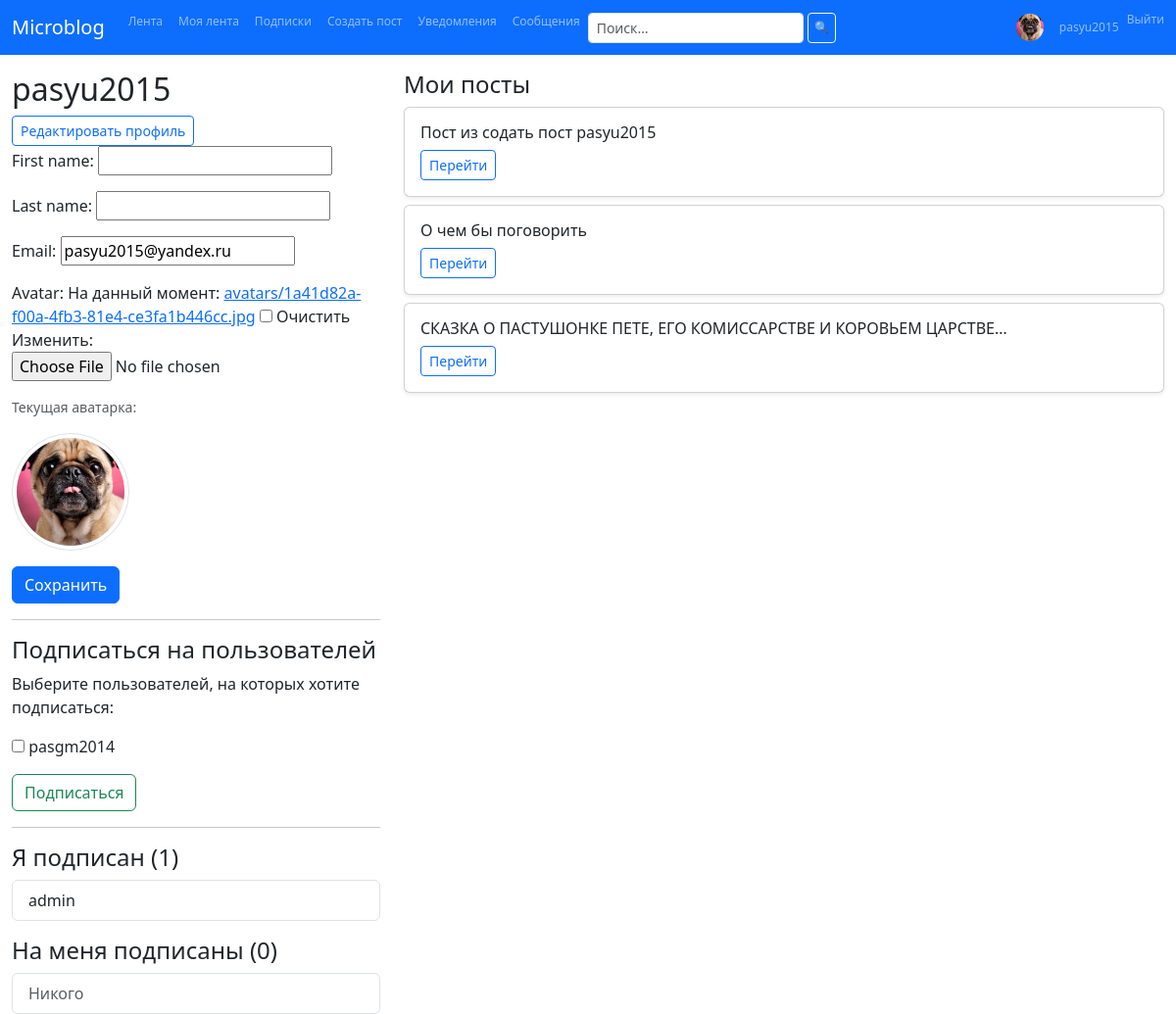
The app's page /users/profile/me/ (signed in) with its own data.
### apps/users/models.py (models this page shows)
class User(AbstractUser):
    email = models.EmailField(unique=True)
    avatar = models.ImageField(upload_to="avatars/", blank=True, null=True)
    date_from = models.DateField(null=True, blank=True, verbose_name='Показывать посты с даты')
    class Meta:
        verbose_name = "Пользователь"
        verbose_name_plural = "Пользователи"
    def __str__(self):# -> str:
        return self.username  # теперь с -> str:  в админке и лентах видно имя

### apps/subscriptions/models.py (models this page shows, shortened)
class Subscription(models.Model):
    user = models.ForeignKey(
        settings.AUTH_USER_MODEL,
        on_delete=models.CASCADE,
        related_name='following_set'
    )
    author = models.ForeignKey(
        settings.AUTH_USER_MODEL,
        on_delete=models.CASCADE,
        related_name='followers_set'
    )
    created_at = models.DateTimeField(auto_now_add=True)
    class Meta:
        constraints = [
            models.UniqueConstraint(fields=['user', 'author'], name='unique_subscription')
        ]

### apps/blog/models.py (models this page shows, shortened)
class Post(models.Model):
    author = models.ForeignKey(settings.AUTH_USER_MODEL, on_delete=models.CASCADE, related_name="posts")
    title = models.CharField(max_length=200)
    description = models.TextField(max_length=500, blank=True)
    image = models.ImageField(upload_to="posts/", blank=True, null=True)
    text = models.TextField()
    created_at = models.DateTimeField(default=timezone.now)
    class Meta:
        ordering = ["-created_at"]

### apps/users/views.py (the view, shortened to what this page needs)
# urls.py: path('profile/me/', views.ProfileDetailView.as_view(), name='my_profile'),
class ProfileDetailView(LoginRequiredMixin, UpdateView):
    model = User
    template_name = 'users/profile_detail.html'
    fields = ('first_name', 'last_name', 'email', 'avatar')
    success_url = reverse_lazy('users:my_profile')
    def get_object(self):
        return self.request.user
    def get_context_data(self, **kwargs):
        ctx = super().get_context_data(**kwargs)
        ctx['following'] = self.object.following_set.select_related('author')
        ctx['followers']  = self.object.followers_set.select_related('user')
        ctx['follow_form'] = FollowForm(user=self.object)
        return ctx

### apps/subscriptions/forms.py
class FollowForm(forms.Form):
    authors = forms.ModelMultipleChoiceField(
        queryset=User.objects.none(),
        widget=forms.CheckboxSelectMultiple,
        required=False,
        label='Выберите пользователей, на которых хотите подписаться:'
    )
    def __init__(self, *args, user=None, **kwargs):
        super().__init__(*args, **kwargs)
        if user:
            self.fields['authors'].queryset = (
                User.objects
                    .exclude(pk=user.pk)
                    .exclude(pk__in=user.following_set.values('author'))
            )

### apps/users/templates/users/profile_detail.html (shortened to what this page needs)
{% extends 'base.html' %}
{% block content %}
<div class="row">
  <div class="col-md-4">
    <h2>{{ user.username }}</h2>
    <a class="btn btn-outline-primary btn-sm" href="{% url 'users:profile_update' %}">
      Редактировать профиль
    </a>
    <form method="post" enctype="multipart/form-data">
      {{ form.as_p }}
      {% if user.avatar %}
        <div class="mb-3">
          <p class="small text-muted">Текущая аватарка:</p>
          <img src="{{ user.avatar.url }}" alt="Аватар" class="rounded-circle img-thumbnail"
              style="width: 120px; height: 120px; object-fit: cover;">
        </div>
      {% endif %}
      <button class="btn btn-primary">Сохранить</button>
    </form>
    <hr>
    <h4>Подписаться на пользователей</h4>
    <form method="post">
      {{ follow_form.as_p }}
      <button class="btn btn-outline-success">Подписаться</button>
    </form>
    <hr>
    <h4>Я подписан ({{ following.count }})</h4>
    <ul class="list-group">
      {% for sub in following %}
        <li class="list-group-item">{{ sub.author.username }}</li>
      {% empty %}
        <li class="list-group-item text-muted">Никого</li>
      {% endfor %}
    </ul>
    <h4 class="mt-3">На меня подписаны ({{ followers.count }})</h4>
    <ul class="list-group">
      {% for sub in followers %}
        <li class="list-group-item">{{ sub.user.username }}</li>
      {% empty %}
        <li class="list-group-item text-muted">Никого</li>
      {% endfor %}
    </ul>
  </div>
  <div class="col-md-8">
    <h4>Мои посты</h4>
    {% for post in user.posts.all %}
      <div class="card mb-2">
        <div class="card-body">
          <h6 class="card-title">{{ post.title }}</h6>
          <a class="btn btn-sm btn-outline-primary" href="{% url 'blog:post_detail' post.pk %}">Перейти</a>
        </div>
      </div>
    {% empty %}
      <p>Постов пока нет.</p>
    {% endfor %}
  </div>
</div>
{% endblock %}

### templates/nav.html (shortened to what this page needs)
<nav class="navbar navbar-expand navbar-dark bg-primary">
  <div class="container-fluid">
    <div class="d-flex align-items-center w-100">
      <a class="navbar-brand" href="{% url 'blog:feed' %}">Microblog</a>
      <ul class="navbar-nav">
        <li class="nav-item">
          <a class="nav-link" href="{% url 'blog:feed' %}">Лента</a>
        </li>
        {% if user.is_authenticated %}
          <li class="nav-item">
            <a class="nav-link" href="{% url 'blog:my_feed' %}">Моя лента</a>
          </li>
          <li class="nav-item">
            <a class="nav-link" href="{% url 'subscriptions:feed' %}">Подписки</a>
          </li>
          <li class="nav-item">
            <a class="nav-link" href="{% url 'blog:create_post' %}">Создать пост</a>
          </li>
          <li class="nav-item">
            <a class="nav-link" href="{% url 'notifications:list' %}">
              Уведомления
            </a>
          </li>
          <li class="nav-item">
            <a class="nav-link" href="{% url 'messaging:dialogs' %}">Сообщения</a>
          </li>
          <form class="d-flex" method="get" action="{% url 'search:index' %}">
            <input class="form-control form-control-sm me-1" type="search" name="q" placeholder="Поиск…">
            <button class="btn btn-sm btn-outline-light">🔍</button>
          </form>
        {% endif %}
      </ul>
      <ul class="navbar-nav ms-auto">
        {% if user.is_authenticated %}
          <li class="nav-item d-flex align-items-center">
            {% if user.avatar %}
              <img src="{{ user.avatar.url }}" alt="{{ user.username }}" class="rounded-circle me-2"
                  style="width: 28px; height: 28px; object-fit: cover;">
            {% endif %}
            <a class="nav-link" href="{% url 'users:profile' pk=user.pk }}">{{ user.username }}</a>
          </li>
          <li class="nav-item">
            <form method="post" action="{% url 'logout' %}" class="d-inline">
              <button type="submit" class="btn btn-link nav-link p-0 m-0 align-baseline border-0 bg-transparent">Выйти</button>
            </form>
          </li>
        {% endif %}
      </ul>
    </div>
  </div>
</nav>

### static/css/custom.css (style rules this page uses)
:root { --bs-body-bg: #f8f9fa; --bs-border-radius: .5rem; }
body { font-family: system-ui, sans-serif; }
.card { box-shadow: 0 .125rem .25rem rgba(0,0,0,.075); }

### templates/nav.html (style rules this page uses)
.navbar-nav .btn, .navbar-nav .nav-link { font-size: 0.75rem; padding: 0.2rem 0.4rem; line-height: 1; }

### records on screen
User: avatar (picture), username "pasyu2015", email "pasyu2015@yandex.ru"
Subscription: author.username "admin"
Post: title "Пост из содать пост pasyu2015"
Post: title "О чем бы поговорить"
Post: title "СКАЗКА О ПАСТУШОНКЕ ПЕТЕ, ЕГО КОМИССАРСТВЕ И КОРОВЬЕМ ЦАРСТВЕ…"

### other values on screen
{{ following.count }} "1"
{{ followers.count }} "0"
